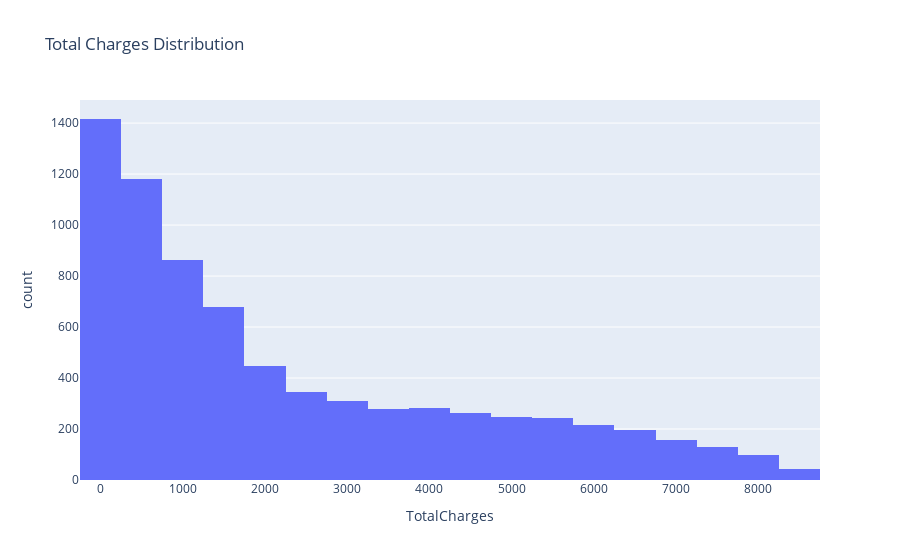

Notebook cell for this chart:
### Code cell
fig = px.histogram(df, x="TotalCharges", nbins=30, title="Total Charges Distribution")
fig.show()

### Figure 1 — Plotly figure (JSON) as saved in the notebook; plotly's stock layout.template omitted (floating-point values rounded to 4 significant figures; data arrays with more than 128 entries replaced by an {"elided": "..."} marker saying what was removed)
{"data": [{"alignmentgroup": "True", "bingroup": "x", "hovertemplate": "TotalCharges=%{x}<br>count=%{y}<extra></extra>", "legendgroup": "", "marker": {"color": "#636efa", "pattern": {"shape": ""}}, "name": "", "nbinsx": 30, "offsetgroup": "", "orientation": "v", "showlegend": false, "type": "histogram", "x": {"elided": "7395 float values"}, "xaxis": "x", "yaxis": "y"}], "layout": {"barmode": "relative", "legend": {"tracegroupgap": 0}, "title": {"text": "Total Charges Distribution"}, "xaxis": {"anchor": "y", "domain": [0, 1], "title": {"text": "TotalCharges"}}, "yaxis": {"anchor": "x", "domain": [0, 1], "title": {"text": "count"}}}}
